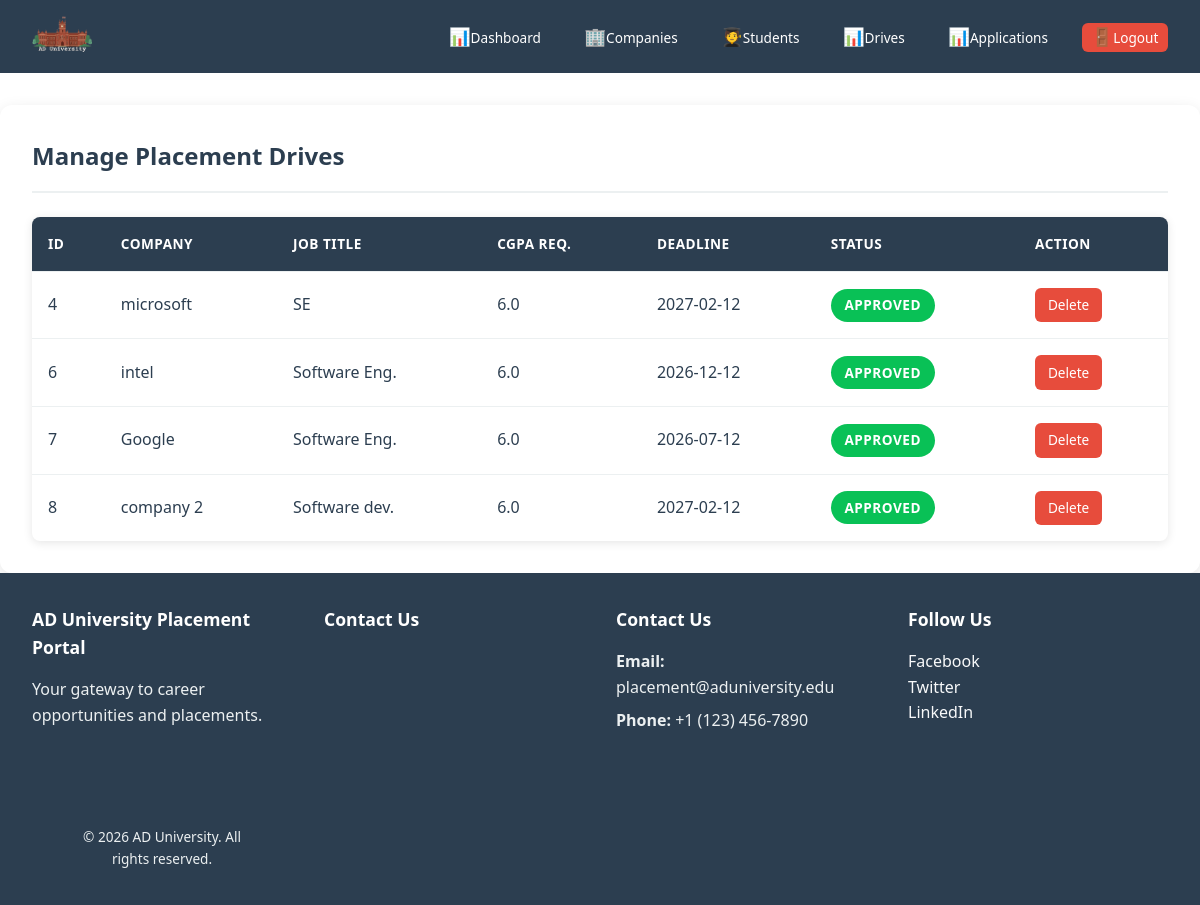
The app's page /admin/drives (signed in) with its own data.
### models.py (models this page shows, shortened)
class PlacementDrive(db.Model):
    __tablename__ ='placement_drive'
    id  = db.Column(db.Integer, primary_key=True)
    company_id= db.Column(db.Integer,db.ForeignKey('company.id') ,nullable=False)
    job_title = db.Column(db.String(200), nullable=False)
    job_description = db.Column(db.Text, nullable=True)
    eligibility_criteria = db.Column(db.Text)
    required_cgpa= db.Column(db.Float, nullable=False, default=0.0)
    salary_package = db.Column(db.String(50))
    application_deadline= db.Column(db.Date, nullable=False)
    status= db.Column(db.String(20), default='Pending')
    created_at= db.Column(db.DateTime, default=datetime.utcnow)
    applications=db.relationship('Application',backref='drive', lazy=True, cascade='all, delete-orphan')

class Company(db.Model):
    __tablename__ ='company'
    id  = db.Column(db.Integer, primary_key=True)
    company_name= db.Column(db.String(80), unique=True, nullable=False)
    email= db.Column(db.String(100), unique=True, nullable=False)
    password_hash = db.Column(db.String(120), nullable=False)
    hr_name=db.Column(db.String(100), nullable=False)
    hr_contact=db.Column(db.String(15), nullable=False)
    website=db.Column(db.String(200), nullable=True)
    description=db.Column(db.Text, nullable=True)
    approval_status=db.Column(db.String(20),default="Pending")
    is_blacklisted= db.Column(db.Boolean,default=False)
    created_at= db.Column(db.DateTime, default=datetime.utcnow)
    drives=db.relationship('PlacementDrive',backref='company', lazy=True, cascade='all, delete-orphan')

### app.py (the view)
@app.route('/admin/drives')
def admin_manage_drives():
    if session.get('role') != 'admin':
        return redirect(url_for('login'))
    drives = PlacementDrive.query.all()
    return render_template('admin/manage_drives.html',drives=drives)

### templates/admin/manage_drives.html
{% extends "base.html" %}
{% block content %}
<div class="card">
    <div class="card-header">
        <h2>Manage Placement Drives</h2>
    </div>
    <table>
        <thead>
            <tr>
                <th>ID</th>
                <th>Company</th>
                <th>Job Title</th>
                <th>Cgpa Req.</th>
                <th>Deadline</th>
                <th>Status</th>
                <th>Action</th>
            </tr>
        </thead>
        <tbody>
            {% for drive in drives %}
            <tr>
                <td>{{ drive.id }}</td>
                <td>{{ drive.company.company_name }}</td>
                <td>{{ drive.job_title }}</td>
                <td>{{ drive.required_cgpa }}</td>
                <td>{{ drive.application_deadline }}</td>
                <td>
                    {% if drive.status == 'Approved' %}
                    <span class="badge badge-success">Approved</span>
                    {% elif drive.status == 'Rejected' %}
                    <span class="badge badge-info">Rejected</span>
                    {% elif drive.status == 'Closed' %}
                    <span class="badge badge-danger">Closed</span>
                    {% else %}
                    <span class="badge badge-warning">Pending</span>
                    {% endif %}
                </td>
                <td>
                    {% if drive.status == 'Pending' %}
                    <a href="{{ url_for('approve_drive',id=drive.id) }}" class="btn btn-success"
                        style="padding: 0.4rem 0.8rem; font-size: 0.85rem;">Approve</a>
                    <a href="{{ url_for('reject_drive',id=drive.id) }}" class="btn btn-danger"
                        style="padding: 0.4rem 0.8rem; font-size: 0.85rem;">Reject</a>
                    {% else %}
                    <a href="{{ url_for('admin_delete_drive', id=drive.id) }}" class="btn btn-danger"
                        style="padding: 0.4rem 0.8rem ;font-size: 0.85rem;">Delete</a>
                    {% endif %}
                </td>
            </tr>
            {% endfor %}
        </tbody>
    </table>
</div>
{% endblock %}

### static/css/style.css (style rules this page uses)
:root { --primary-color: #2c3e50; --primary-dark: #1a252f; --secondary-color: #3498db; --secondary-dark: #2980b9; --success-color: #09c156; --success-dark: #229954; --danger-color: #e74c3c; --danger-dark: #c0392b; --warning-color: #f39c12; --warning-dark: #d35400; --info-color: #17a2b8; --light-bg:#ecf0f1; --lighter-bg:#f8f9fa; --dark-text:#2c3e50; --border-color:#bdc3c7; --white:#ffffff; --shadow:rgba(0, 0, 0, 0.1); --shadow-dark:rgba(0, 0, 0, 0.2); }
* { margin: 0; padding: 0; box-sizing: border-box; }
body { font-family: 'Segoe UI', Tahoma, Geneva, Verdana, sans-serif; line-height: 1.6; color:var(--dark-text); min-height: 100vh; display:flex; flex-direction: column; background-size: cover; background-position: center; background-attachment: fixed; }
.card { background: var(--white); padding: 2rem; border-radius: 12px; box-shadow: 0 4px 15px var(--shadow); margin-top: 2rem; transition: transform 0.3s ease,box-shadow 0.3s ease; }
.card-header { border-bottom: 2px solid var(--light-bg); padding-bottom: 1rem; margin-bottom: 1.5rem; }
.btn { display: inline-block; padding: 0.75rem 1.5rem; border:none; border-radius: 6px; cursor: pointer; font-size: 1rem; text-decoration: none; transition: all 0.3s ease; text-align: center; font-weight: 500; }
.btn-danger { background: var(--danger-color); color:var(--white); }
table { width: 100%; border-collapse: collapse; background: var(--white); border-radius: 8px; overflow: hidden; box-shadow: 0 2px 10px var(--shadow); }
table thead { background: var(--primary-color); color: var(--white); }
table th, table td { padding: 1rem; text-align: left; border-bottom: 1px solid var(--light-bg); }
table th { font-weight: 600; text-transform: uppercase; font-size: 0.85rem; letter-spacing: 0.5px; }
table tbody tr { transition: background 0.2s ease; }
table tbody tr:last-child td { border-bottom: none; }
.badge { display: inline-block; padding: 0.35rem 0.85rem; border-radius: 20px; font-size: 0.85rem; font-weight: 600; text-transform: uppercase; letter-spacing: 0.5px; }
.badge-success { background: var(--success-color); color: var(--white); }

### records on screen
PlacementDrive: id "4", company.company_name "microsoft", job_title "SE", required_cgpa "6.0", application_deadline "2027-02-12", status "APPROVED"
PlacementDrive: id "6", company.company_name "intel", job_title "Software Eng.", required_cgpa "6.0", application_deadline "2026-12-12", status "APPROVED"
PlacementDrive: id "7", company.company_name "Google", job_title "Software Eng.", required_cgpa "6.0", application_deadline "2026-07-12", status "APPROVED"
PlacementDrive: id "8", company.company_name "company 2", job_title "Software dev.", required_cgpa "6.0", application_deadline "2027-02-12", status "APPROVED"
